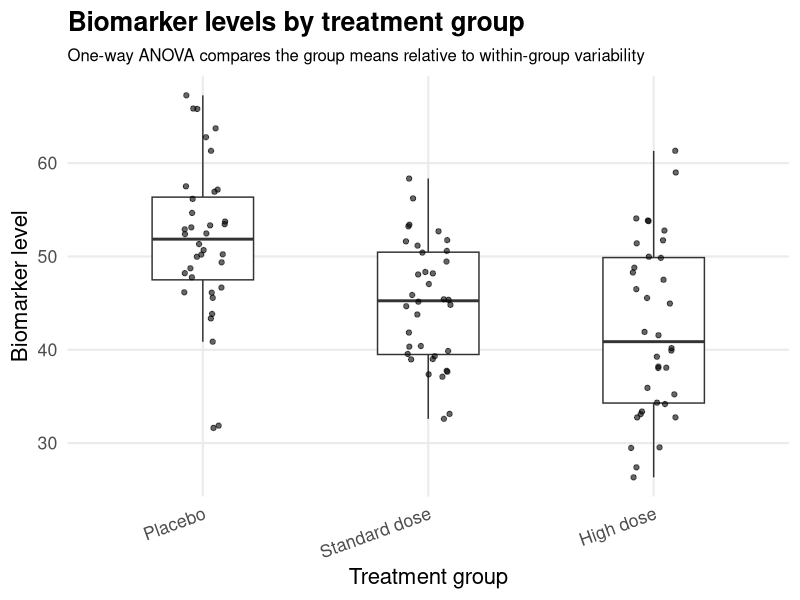
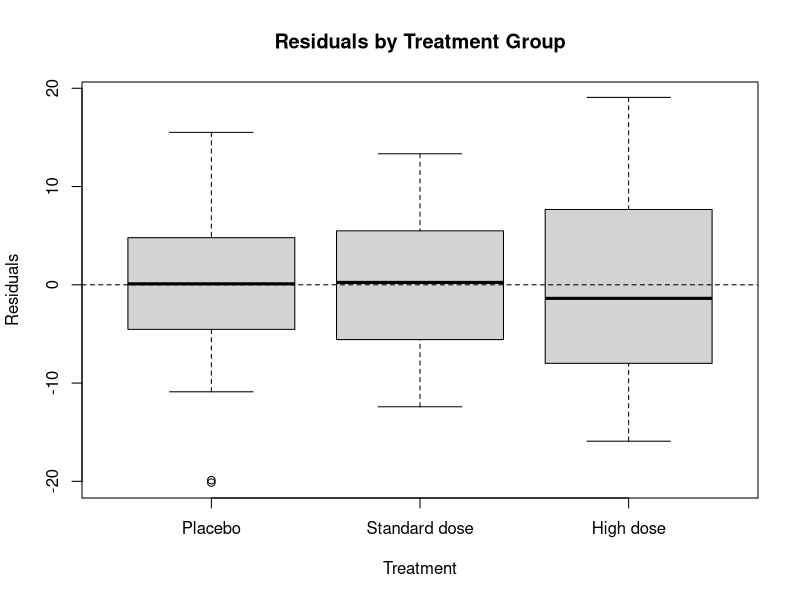
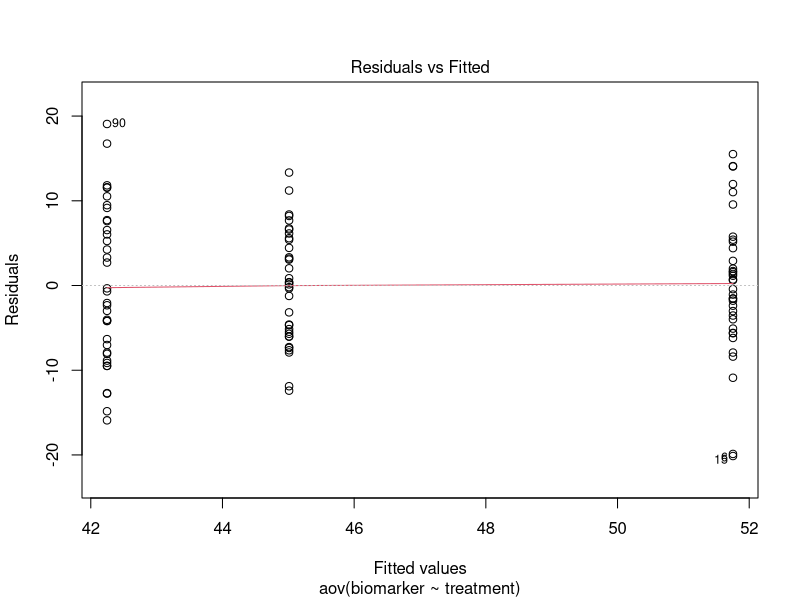
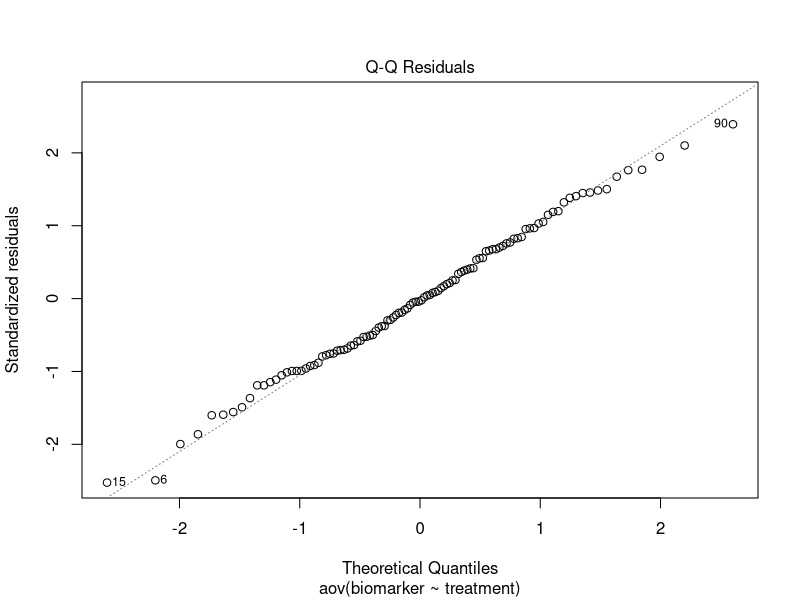
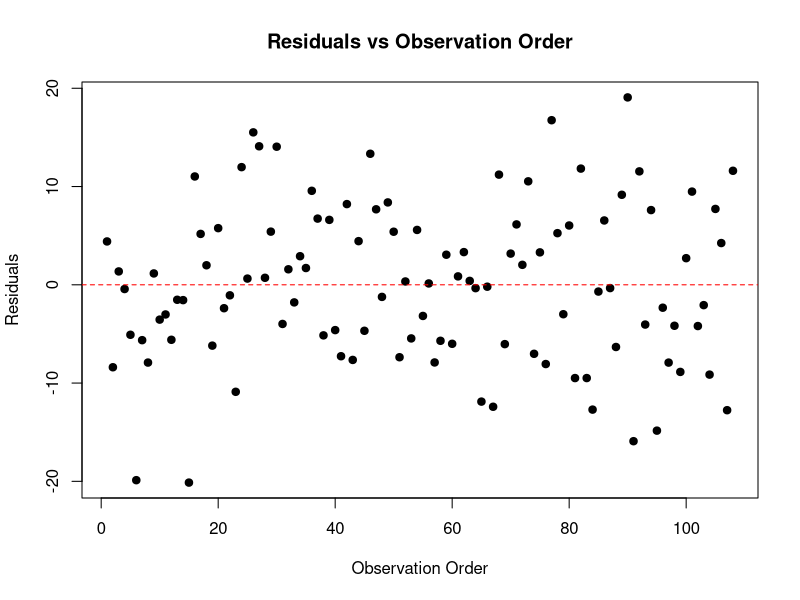

The R source for these figures, in order:
## ---- chunk 1
library(tidyverse)
library(broom)

theme_set(
  theme_minimal(base_size = 16) +
    theme(
      plot.title = element_text(face = "bold"),
      plot.subtitle = element_text(size = 12),
      panel.grid.minor = element_blank(),
      axis.text.x = element_text(angle = 20, hjust = 1)
    )
)

set.seed(2026)
## ---- chunk 2
anova_data <- tibble(
  treatment = rep(c("Placebo", "Standard dose", "High dose"), each = 36),
  biomarker = c(
    rnorm(36, mean = 52, sd = 8),
    rnorm(36, mean = 47, sd = 8),
    rnorm(36, mean = 42, sd = 8)
  )
)

anova_data <- anova_data |>
  mutate(treatment = factor(treatment, levels = c("Placebo", "Standard dose", "High dose")))

glimpse(anova_data)
## ---- chunk 3
anova_data |>
  count(treatment)
## ---- chunk 4
ggplot(anova_data, aes(x = treatment, y = biomarker)) +
  geom_boxplot(width = 0.45, outlier.shape = NA) +
  geom_jitter(width = 0.10, alpha = 0.60) +
  labs(
    title = "Biomarker levels by treatment group",
    subtitle = "One-way ANOVA compares the group means relative to within-group variability",
    x = "Treatment group",
    y = "Biomarker level"
  )
## ---- chunk 5
group_summary <- anova_data |>
  group_by(treatment) |>
  summarize(
    n = n(),
    mean_biomarker = mean(biomarker),
    sd_biomarker = sd(biomarker),
    .groups = "drop"
  )

group_summary
## ---- chunk 6
overall_mean <- mean(anova_data$biomarker)

ss_between <- anova_data |>
  group_by(treatment) |>
  summarize(n = n(), group_mean = mean(biomarker), .groups = "drop") |>
  summarize(ss_between = sum(n * (group_mean - overall_mean)^2)) |>
  pull(ss_between)

ss_within <- anova_data |>
  group_by(treatment) |>
  summarize(ss_within = sum((biomarker - mean(biomarker))^2), .groups = "drop") |>
  summarize(ss_within = sum(ss_within)) |>
  pull(ss_within)

c(ss_between = ss_between, ss_within = ss_within)
## ---- chunk 7
k <- nlevels(anova_data$treatment)
n_total <- nrow(anova_data)

df_between <- k - 1
df_within <- n_total - k

ms_between <- ss_between / df_between
ms_within <- ss_within / df_within

f_statistic <- ms_between / ms_within
p_value <- pf(f_statistic, df_between, df_within, lower.tail = FALSE)

c(
  df_between = df_between,
  df_within = df_within,
  ms_between = ms_between,
  ms_within = ms_within,
  F = f_statistic,
  p_value = p_value
)
## ---- chunk 8
anova_fit <- aov(biomarker ~ treatment, data = anova_data)

summary(anova_fit)
## ---- chunk 9
anova_fit <- aov(biomarker ~ treatment, data = anova_data)

summary(anova_fit)
## ---- chunk 10
boxplot(
  residuals(anova_fit) ~ anova_data$treatment,
  xlab = "Treatment",
  ylab = "Residuals",
  main = "Residuals by Treatment Group"
)

abline(h = 0, lty = 2)
## ---- chunk 11
plot(
  anova_fit,
  which = 1
)
## ---- chunk 12
plot(
  anova_fit,
  which = 2
)
## ---- chunk 13
# extract the residuals
res <- residuals(anova_fit)
#plot
plot(
  seq_along(res),
  res,
  pch = 19,
  xlab = "Observation Order",
  ylab = "Residuals",
  main = "Residuals vs Observation Order"
)

abline(h = 0, lty = 2, col = "red")
